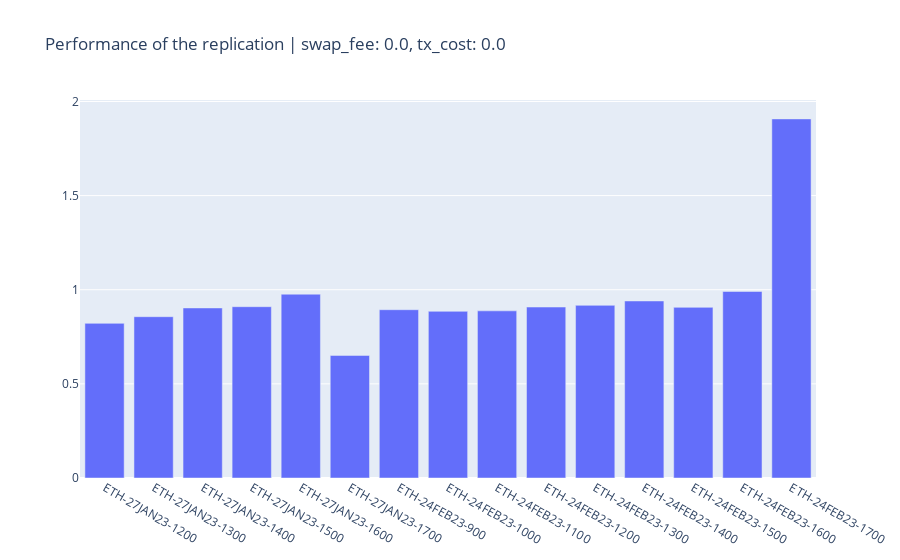

The cell this chart's notebook holds for it:
### Code cell
# dices2 = pd.DataFrame(np.random.randint(low=1, high=7, size=(100, 2)), columns=('Кость 1', 'Кость 2'))
# dices2['Сумма'] = dices2['Кость 1'] + dices2['Кость 2']
# dices3 = pd.DataFrame(np.random.randint(low=1, high=7, size=(1000, 2)), columns=('Кость 1', 'Кость 2'))
# dices3['Сумма'] = dices3['Кость 1'] + dices3['Кость 2']

fig = go.Figure(layout = {"title": {"text": '''Performance of the replication | swap_fee: {}, tx_cost: {}'''.format(swap_fee, tx_cost)}})
# fig.add_trace(go.Histogram(x=dices['Сумма']))
for i in range(len(res)):
    # fig.add_trace(go.Histogram(x=r))
    # fig.add_trace(go.Histogram(x=r))
    fig2 = px.bar(res[i], x=np.array([res[i][0]]), y=np.array([res[i][1]]))
    
    # fig2 = px.bar(df, x="x", y="y")
    fig.add_trace(fig2.data[0])

# fig.add_trace(go.Histogram(x=dices3['Сумма']))
fig.show()

### Figure 1 — Plotly figure (JSON) as saved in the notebook; plotly's stock layout.template omitted (floating-point values rounded to 4 significant figures)
{"data": [{"alignmentgroup": "True", "hovertemplate": "x=%{x}<br>y=%{y}<extra></extra>", "legendgroup": "", "marker": {"color": "#636efa", "pattern": {"shape": ""}}, "name": "", "offsetgroup": "", "orientation": "v", "showlegend": false, "textposition": "auto", "type": "bar", "x": ["ETH-27JAN23-1200"], "xaxis": "x", "y": [0.8215], "yaxis": "y"}, {"alignmentgroup": "True", "hovertemplate": "x=%{x}<br>y=%{y}<extra></extra>", "legendgroup": "", "marker": {"color": "#636efa", "pattern": {"shape": ""}}, "name": "", "offsetgroup": "", "orientation": "v", "showlegend": false, "textposition": "auto", "type": "bar", "x": ["ETH-27JAN23-1300"], "xaxis": "x", "y": [0.8569], "yaxis": "y"}, {"alignmentgroup": "True", "hovertemplate": "x=%{x}<br>y=%{y}<extra></extra>", "legendgroup": "", "marker": {"color": "#636efa", "pattern": {"shape": ""}}, "name": "", "offsetgroup": "", "orientation": "v", "showlegend": false, "textposition": "auto", "type": "bar", "x": ["ETH-27JAN23-1400"], "xaxis": "x", "y": [0.9033], "yaxis": "y"}, {"alignmentgroup": "True", "hovertemplate": "x=%{x}<br>y=%{y}<extra></extra>", "legendgroup": "", "marker": {"color": "#636efa", "pattern": {"shape": ""}}, "name": "", "offsetgroup": "", "orientation": "v", "showlegend": false, "textposition": "auto", "type": "bar", "x": ["ETH-27JAN23-1500"], "xaxis": "x", "y": [0.9099], "yaxis": "y"}, {"alignmentgroup": "True", "hovertemplate": "x=%{x}<br>y=%{y}<extra></extra>", "legendgroup": "", "marker": {"color": "#636efa", "pattern": {"shape": ""}}, "name": "", "offsetgroup": "", "orientation": "v", "showlegend": false, "textposition": "auto", "type": "bar", "x": ["ETH-27JAN23-1600"], "xaxis": "x", "y": [0.9763], "yaxis": "y"}, {"alignmentgroup": "True", "hovertemplate": "x=%{x}<br>y=%{y}<extra></extra>", "legendgroup": "", "marker": {"color": "#636efa", "pattern": {"shape": ""}}, "name": "", "offsetgroup": "", "orientation": "v", "showlegend": false, "textposition": "auto", "type": "bar", "x": ["ETH-27JAN23-1700"], "xaxis": "x", "y": [0.651], "yaxis": "y"}, {"alignmentgroup": "True", "hovertemplate": "x=%{x}<br>y=%{y}<extra></extra>", "legendgroup": "", "marker": {"color": "#636efa", "pattern": {"shape": ""}}, "name": "", "offsetgroup": "", "orientation": "v", "showlegend": false, "textposition": "auto", "type": "bar", "x": ["ETH-24FEB23-900"], "xaxis": "x", "y": [0.8939], "yaxis": "y"}, {"alignmentgroup": "True", "hovertemplate": "x=%{x}<br>y=%{y}<extra></extra>", "legendgroup": "", "marker": {"color": "#636efa", "pattern": {"shape": ""}}, "name": "", "offsetgroup": "", "orientation": "v", "showlegend": false, "textposition": "auto", "type": "bar", "x": ["ETH-24FEB23-1000"], "xaxis": "x", "y": [0.8853], "yaxis": "y"}, {"alignmentgroup": "True", "hovertemplate": "x=%{x}<br>y=%{y}<extra></extra>", "legendgroup": "", "marker": {"color": "#636efa", "pattern": {"shape": ""}}, "name": "", "offsetgroup": "", "orientation": "v", "showlegend": false, "textposition": "auto", "type": "bar", "x": ["ETH-24FEB23-1100"], "xaxis": "x", "y": [0.8879], "yaxis": "y"}, {"alignmentgroup": "True", "hovertemplate": "x=%{x}<br>y=%{y}<extra></extra>", "legendgroup": "", "marker": {"color": "#636efa", "pattern": {"shape": ""}}, "name": "", "offsetgroup": "", "orientation": "v", "showlegend": false, "textposition": "auto", "type": "bar", "x": ["ETH-24FEB23-1200"], "xaxis": "x", "y": [0.9081], "yaxis": "y"}, {"alignmentgroup": "True", "hovertemplate": "x=%{x}<br>y=%{y}<extra></extra>", "legendgroup": "", "marker": {"color": "#636efa", "pattern": {"shape": ""}}, "name": "", "offsetgroup": "", "orientation": "v", "showlegend": false, "textposition": "auto", "type": "bar", "x": ["ETH-24FEB23-1300"], "xaxis": "x", "y": [0.9171], "yaxis": "y"}, {"alignmentgroup": "True", "hovertemplate": "x=%{x}<br>y=%{y}<extra></extra>", "legendgroup": "", "marker": {"color": "#636efa", "pattern": {"shape": ""}}, "name": "", "offsetgroup": "", "orientation": "v", "showlegend": false, "textposition": "auto", "type": "bar", "x": ["ETH-24FEB23-1400"], "xaxis": "x", "y": [0.9403], "yaxis": "y"}, {"alignmentgroup": "True", "hovertemplate": "x=%{x}<br>y=%{y}<extra></extra>", "legendgroup": "", "marker": {"color": "#636efa", "pattern": {"shape": ""}}, "name": "", "offsetgroup": "", "orientation": "v", "showlegend": false, "textposition": "auto", "type": "bar", "x": ["ETH-24FEB23-1500"], "xaxis": "x", "y": [0.9063], "yaxis": "y"}, {"alignmentgroup": "True", "hovertemplate": "x=%{x}<br>y=%{y}<extra></extra>", "legendgroup": "", "marker": {"color": "#636efa", "pattern": {"shape": ""}}, "name": "", "offsetgroup": "", "orientation": "v", "showlegend": false, "textposition": "auto", "type": "bar", "x": ["ETH-24FEB23-1600"], "xaxis": "x", "y": [0.9907], "yaxis": "y"}, {"alignmentgroup": "True", "hovertemplate": "x=%{x}<br>y=%{y}<extra></extra>", "legendgroup": "", "marker": {"color": "#636efa", "pattern": {"shape": ""}}, "name": "", "offsetgroup": "", "orientation": "v", "showlegend": false, "textposition": "auto", "type": "bar", "x": ["ETH-24FEB23-1700"], "xaxis": "x", "y": [1.907], "yaxis": "y"}], "layout": {"autosize": true, "title": {"text": "Performance of the replication | swap_fee: 0.0, tx_cost: 0.0"}, "xaxis": {"autorange": true, "range": [-0.5, 14.5], "type": "category"}, "yaxis": {"autorange": true, "range": [0, 2.008], "type": "linear"}}}
